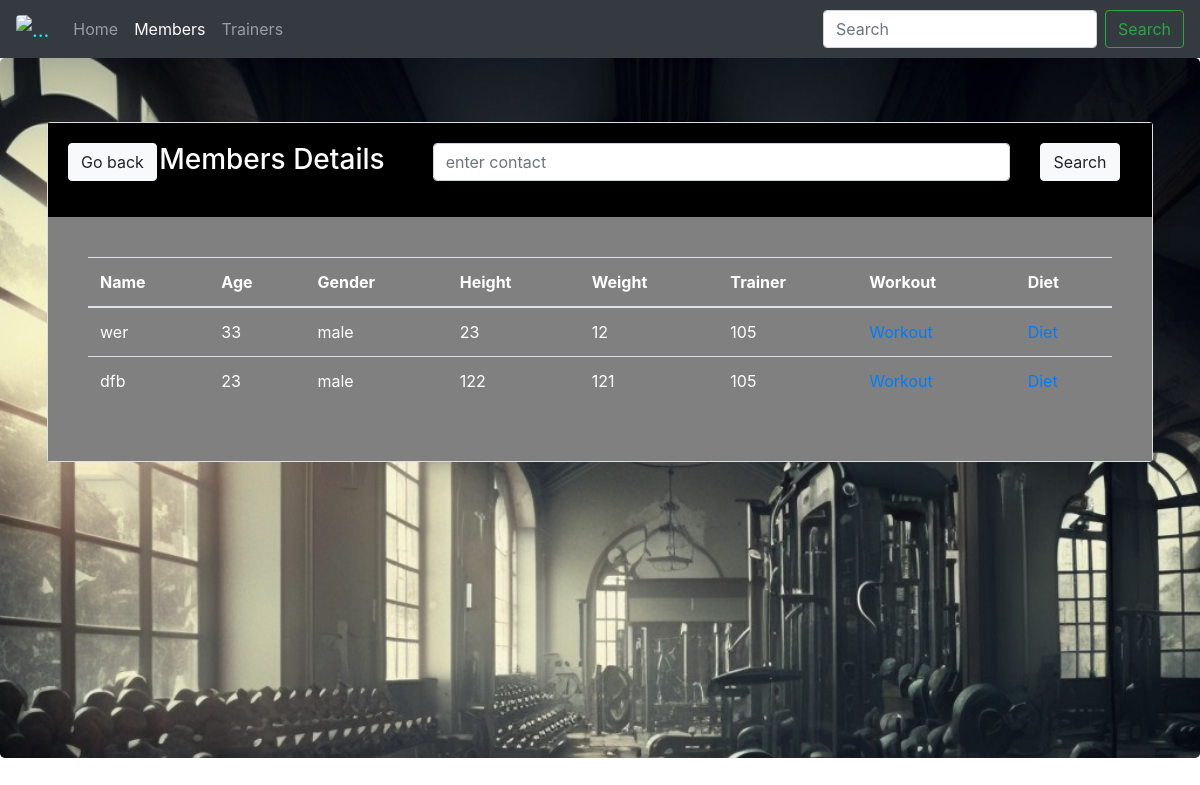
The page /project/memtr.php?id=105 on the database as committed earlier.
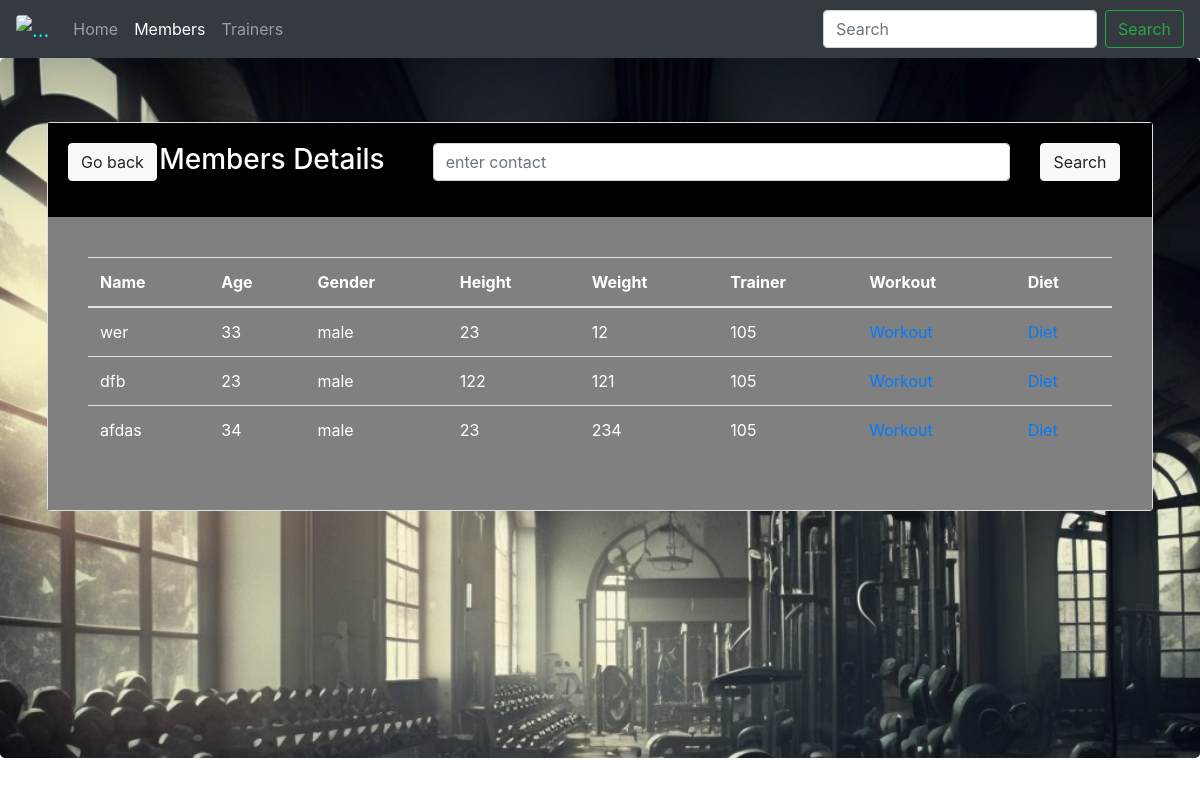
The same page on the database as committed later.
### tables this page shows
CREATE TABLE IF NOT EXISTS `user` (
  `uid` int(11) NOT NULL AUTO_INCREMENT,
  `username` varchar(20) NOT NULL,
  `password` varchar(50) NOT NULL,
  `age` int(11) NOT NULL,
  `gender` varchar(8) NOT NULL,
  `height` int(11) NOT NULL,
  `weight` int(11) NOT NULL,
  `t_id` int(11) DEFAULT NULL,
  `approve` varchar(3) DEFAULT 'NO',
  `wid` int(11) DEFAULT NULL,
  `did` int(11) DEFAULT NULL,
  PRIMARY KEY (`uid`)
);

### project/memtr.php (the view, shortened to what this page needs)
<!DOCTYPE html>
<?php include("func.php");
if(isset($_SERVER['HTTP_REFERER'])) {
    $previous_page = $_SERVER['HTTP_REFERER'];}?>
<html>
<head>
	 <link rel="stylesheet" href="https://maxcdn.bootstrapcdn.com/bootstrap/4.0.0-beta/css/bootstrap.min.css">
</head>
<body>
    <nav class="navbar navbar-expand-lg navbar-dark bg-dark">
  <a class="navbar-brand" href="admin-panel.php" style="color: cyan"> <img  class="rounded" alt="..." src="images/logo.jpg" width="30px"></a>
  <div class="collapse navbar-collapse" id="navbarSupportedContent">
    <ul class="navbar-nav mr-auto">
      <li class="nav-item ">
        <a class="nav-link" href="admin-panel.php">Home <span class="sr-only">(current)</span></a>
      </li>
      <li class="nav-item active">
        <a class="nav-link" href="member_details.php">Members</a>
      </li>
      <li class="nav-item">
        <a class="nav-link" href="Trainer.php">Trainers</a>
      </li>
    </ul>
    <form class="form-inline my-2 my-lg-0">
      <input class="form-control mr-sm-2" type="search" placeholder="Search" aria-label="Search">
      <button class="btn btn-outline-success my-2 my-sm-0" type="submit">Search</button>
    </form>
  </div>
</nav>
<div class="jumbotron" style="background: url('images/2.jpg') no-repeat;background-size: cover;height: 700px;">
 <div class="container">
<div class="card">
     <div class="card-body" style="background-color:black;color:white;">
         <div class="row">
             <div class="col-md-1">
    	<?php echo "<a href=\"$previous_page\" class='btn btn-light '>Go back </a>";?>
             </div>
             <div class="col-md-3"><h3>Members Details</h3></div>
             <div class="col-md-8">
         <form class="form-group" action="trainer_search.php" method="post">
          <div class="row">
   <div class="col-md-10"><input type="text" name="search" class="form-control" placeholder="enter contact"></div>
              <div class="col-md-2"><input type="submit" name="patient_search_submit" class="btn btn-light" value="Search"> </div></div>
                 </form></div></div></div>
     <div class="card-body" style="background-color:grey;color:#ffffff;">
         <div class="card-body">
    <table class="table table-hover">
        <thead>
     <tr>
            <th>Name</th>
            <th>Age</th>
         <th>Gender</th>
         <th>Height</th>
         <th>Weight</th>
	<th>Trainer</th>
  	<th>Workout</th>
    	<th>Diet</th>
        </tr>
        </thead>
        <tbody>
          <?php
$id=$_GET['id'];
           $con=mysqli_connect("localhost","root","","loginsystem");
          $query="select * from user where approve='YES' and t_id={$id}";
          $result=mysqli_query($con,$query);
          while ($row=mysqli_fetch_array($result)){
               $uid=$row['uid'];
               $name=$row ['username'];
          $age=$row['age'];
          $gender=$row['gender'];
          $height=$row['height'];
          $weight=$row['weight'];
          $tid=$row['t_id'];
            echo "<tr>
              <td>$name</td>
                  <td>$age</td>
                  <td>$gender</td>
                <td>$height</td>
         <td>$weight</td>
        <td>$tid</td>
        <td><a href='workouts.php?id=" . $uid . "'  >Workout</a></td>
        <td><a href='dietassign.php?id=" . $uid. "'  >Diet</a></td>
              </tr>";
          }
          ?>
        </tbody>
    </table>
     </div>
    </div>
    </div>
</div>
    </div>
    </body>
</html>

Rows that differ between the two databases and show on the page:
now on this page (row edited): user: username "afdas", age "34", gender "male", height "23", weight "234", t "105"
